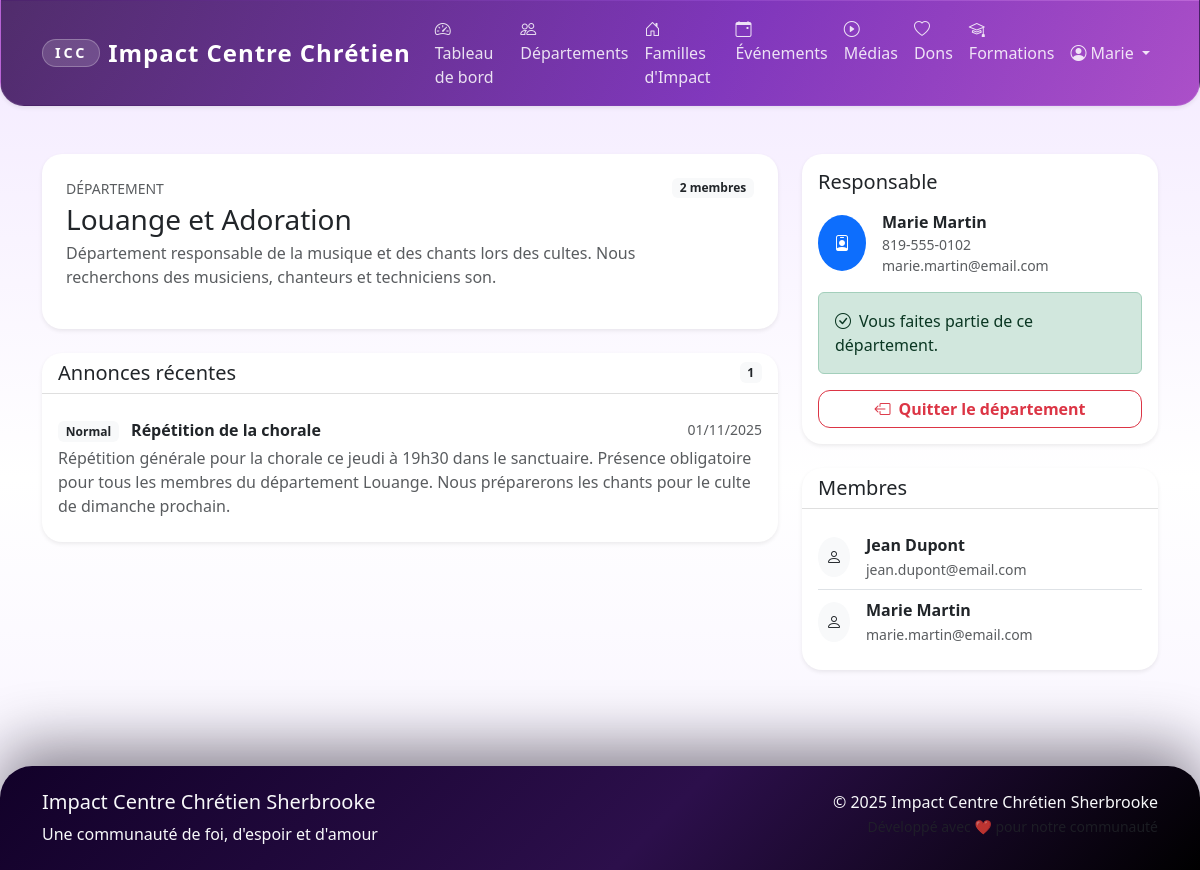
/departments/1 (signed in), run on an earlier commit of the app's database.
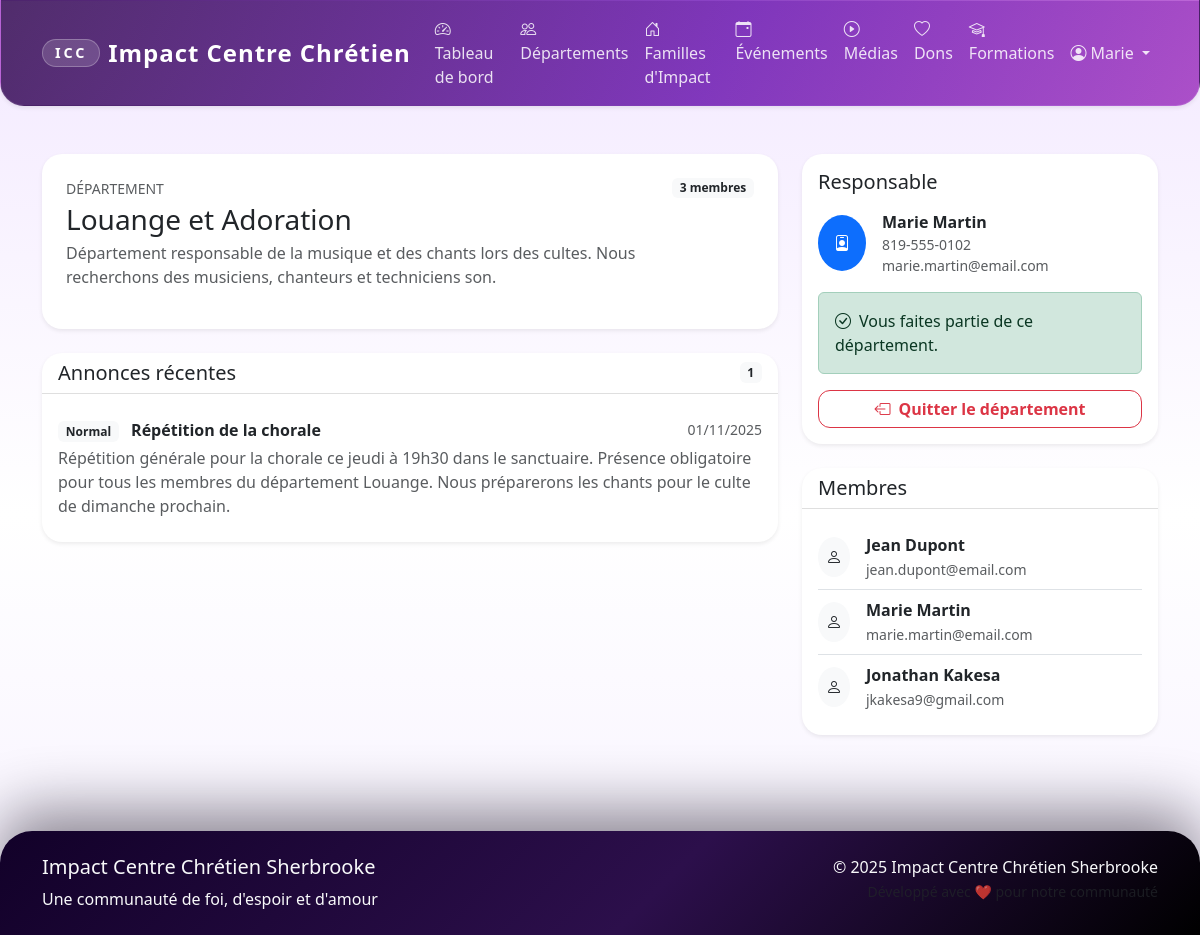
And on a later commit of the database.
### app/models/announcement.py (models this page shows, shortened)
class Announcement(db.Model):
    __tablename__ = 'announcements'
    id = db.Column(db.Integer, primary_key=True)
    title = db.Column(db.String(200), nullable=False)
    content = db.Column(db.Text, nullable=False)
    announcement_type = db.Column(db.String(50), default='General')  # 'General', 'Department', 'Family'
    priority = db.Column(db.String(20), default='Normal')  # 'Low', 'Normal', 'High', 'Urgent'
    target_department_id = db.Column(db.Integer, db.ForeignKey('departments.id'))
    target_family_id = db.Column(db.Integer, db.ForeignKey('families_impact.id'))
    author_id = db.Column(db.Integer, db.ForeignKey('users.id'), nullable=False)
    publish_date = db.Column(db.DateTime, default=datetime.utcnow)
    expiry_date = db.Column(db.DateTime)
    is_active = db.Column(db.Boolean, default=True)
    is_pinned = db.Column(db.Boolean, default=False)
    created_at = db.Column(db.DateTime, default=datetime.utcnow)
    updated_at = db.Column(db.DateTime, default=datetime.utcnow, onupdate=datetime.utcnow)
    author = db.relationship('User', backref='announcements')
    department = db.relationship('Department', back_populates='announcements')
    family = db.relationship('FamilyImpact', back_populates='announcements')

### app/models/user.py (models this page shows, shortened)
class User(UserMixin, db.Model):
    __tablename__ = 'users'
    id = db.Column(db.Integer, primary_key=True)
    email = db.Column(db.String(120), unique=True, nullable=False, index=True)
    password_hash = db.Column(db.String(255), nullable=False)
    first_name = db.Column(db.String(50), nullable=False)
    last_name = db.Column(db.String(50), nullable=False)
    phone = db.Column(db.String(20))
    address = db.Column(db.Text)
    birth_date = db.Column(db.Date)
    gender = db.Column(db.String(10))  # 'M', 'F', 'Autre'
    marital_status = db.Column(db.String(20))  # 'Célibataire', 'Marié(e)', 'Divorcé(e)', 'Veuf/Veuve'
    membership_status = db.Column(db.String(20), default='Nouveau')  # 'Nouveau', 'En formation', 'Baptisé', 'Membre officiel'
    church_role = db.Column(db.String(100))  # 'Choriste', 'Intercesseur', etc.
    role = db.Column(db.String(20), default='Membre')  # 'Admin', 'Responsable Département', 'Responsable Famille', 'Membre'
    is_active = db.Column(db.Boolean, default=True)
    created_at = db.Column(db.DateTime, default=datetime.utcnow)
    updated_at = db.Column(db.DateTime, default=datetime.utcnow, onupdate=datetime.utcnow)
    department_memberships = db.relationship('DepartmentMember', back_populates='user', cascade='all, delete-orphan')
    family_memberships = db.relationship('FamilyMember', back_populates='user', cascade='all, delete-orphan')
    event_participations = db.relationship('EventParticipant', back_populates='user', cascade='all, delete-orphan')
    donations = db.relationship('Donation', back_populates='user', cascade='all, delete-orphan')
    @property
    def full_name(self):
        return f"{self.first_name} {self.last_name}"
    def is_admin(self):
        return self.role == 'Admin'

### app/routes/departments.py (the view)
@departments_bp.route('/<int:department_id>')
@login_required
def detail(department_id):
    department = Department.query.get_or_404(department_id)
    is_member = any(dm.department_id == department_id and dm.is_active
                   for dm in current_user.department_memberships)
    is_responsible = department.responsible_id == current_user.id
    members = db.session.query(User).join(DepartmentMember).filter(
        DepartmentMember.department_id == department_id,
        DepartmentMember.is_active == True
    ).all()
    announcements = [ann for ann in department.announcements if ann.is_active]
    announcements.sort(key=lambda ann: (getattr(ann, 'is_pinned', False), ann.created_at), reverse=True)
    announcements = announcements[:5]
    return render_template('departments/detail.html',
                         department=department,
                         members=members,
                         announcements=announcements,
                         is_member=is_member,
                         is_responsible=is_responsible)

### app/templates/departments/detail.html (shortened to what the changed rows need)
{% extends "base.html" %}
{% block content %}
<div class="container py-4">
    <div class="row g-4">
        <div class="col-lg-8">
            <div class="card border-0 shadow-sm mb-4">
                <div class="card-body p-4">
                    <div class="d-flex justify-content-between align-items-start mb-3">
                        <div>
                            <p class="text-uppercase text-muted small mb-1">Département</p>
                            <h1 class="h3 mb-1">{{ department.name }}</h1>
                            <p class="text-muted mb-0">{{ department.description or "Aucune description fournie." }}</p>
                        </div>
                        <span class="badge bg-light text-dark">
                            {{ members|length }} membre{{ '' if members|length == 1 else 's' }}
                        </span>
                    </div>
                </div>
            </div>
            <div class="card border-0 shadow-sm">
                <div class="card-header bg-transparent d-flex justify-content-between align-items-center">
                    <h2 class="h5 mb-0">Annonces récentes</h2>
                </div>
                <div class="card-body">
                    {% if announcements %}
                        <div class="list-group list-group-flush">
                            {% for announcement in announcements %}
                            <div class="list-group-item px-0">
                                <div class="d-flex justify-content-between align-items-center mb-1">
                                    <div>
                                        <span class="badge bg-light text-dark me-2">{{ announcement.priority }}</span>
                                        <strong>{{ announcement.title }}</strong>
                                    </div>
                                    <small class="text-muted">{{ announcement.created_at.strftime('%d/%m/%Y') }}</small>
                                </div>
                                <p class="mb-0 text-muted">{{ announcement.content }}</p>
                            </div>
                            {% endfor %}
                        </div>
                    {% else %}
                        <p class="text-muted mb-0">Aucune annonce pour ce département.</p>
                    {% endif %}
                </div>
            </div>
        </div>
        <div class="col-lg-4">
            <div class="card border-0 shadow-sm mb-4">
                <div class="card-body">
                    {% if department.responsible %}
                    <div class="d-flex align-items-center mb-3">
                        <div class="bg-primary text-white rounded-circle p-3 me-3">
                            <i class="bi bi-person-badge"></i>
                        </div>
                        <div>
                            <p class="mb-0 fw-semibold">{{ department.responsible.full_name }}</p>
                            {% if department.responsible.phone %}
                            <small class="d-block text-muted">{{ department.responsible.phone }}</small>
                            {% endif %}
                            {% if department.responsible.email %}
                            <small class="d-block text-muted">{{ department.responsible.email }}</small>
                            {% endif %}
                        </div>
                    </div>
                    {% else %}
                    <p class="text-muted">Aucun responsable assigné.</p>
                    {% endif %}
                </div>
            </div>
            <div class="card border-0 shadow-sm">
                <div class="card-body">
                    {% if members %}
                    <ul class="list-group list-group-flush">
                        {% for member in members %}
                        <li class="list-group-item px-0 d-flex align-items-center">
                            <div class="bg-light rounded-circle p-2 me-3">
                                <i class="bi bi-person"></i>
                            </div>
                            <div>
                                <p class="mb-0 fw-semibold">{{ member.full_name }}</p>
                                <small class="text-muted">{{ member.email }}</small>
                            </div>
                        </li>
                        {% endfor %}
                    </ul>
                    {% else %}
                    <p class="text-muted mb-0">Aucun membre inscrit.</p>
                    {% endif %}
                </div>
            </div>
        </div>
    </div>
</div>
{% endblock %}

### app/templates/base.html (shortened to what this page needs)
<!DOCTYPE html>
<html lang="fr">
<head>
    <link href="https://cdn.jsdelivr.net/npm/bootstrap@5.3.2/dist/css/bootstrap.min.css" rel="stylesheet">
    <link href="https://cdn.jsdelivr.net/npm/bootstrap-icons@1.11.1/font/bootstrap-icons.css" rel="stylesheet">
    <link href="{{ url_for('static', filename='css/style.css') }}" rel="stylesheet">
</head>
<body>
    <nav class="navbar navbar-expand-lg navbar-dark icc-navbar shadow-sm">
        <div class="container">
            <a class="navbar-brand fw-bold d-flex align-items-center" href="{{ url_for('main.index') }}">
                <span class="brand-mark me-2">ICC</span>
                Impact Centre Chrétien
            </a>
            <div class="collapse navbar-collapse" id="navbarNav">
                <ul class="navbar-nav me-auto">
                    {% if current_user.is_authenticated %}
                        <li class="nav-item">
                            <a class="nav-link" href="{{ url_for('main.dashboard') }}">
                                <i class="bi bi-speedometer2 me-1"></i>Tableau de bord
                            </a>
                        </li>
                        <li class="nav-item">
                            <a class="nav-link" href="{{ url_for('departments.list') }}">
                                <i class="bi bi-people me-1"></i>Départements
                            </a>
                        </li>
                        <li class="nav-item">
                            <a class="nav-link" href="{{ url_for('families.list') }}">
                                <i class="bi bi-house-door me-1"></i>Familles d'Impact
                            </a>
                        </li>
                        <li class="nav-item">
                            <a class="nav-link" href="{{ url_for('events.list') }}">
                                <i class="bi bi-calendar-event me-1"></i>Événements
                            </a>
                        </li>
                        <li class="nav-item">
                            <a class="nav-link" href="{{ url_for('media.list') }}">
                                <i class="bi bi-play-circle me-1"></i>Médias
                            </a>
                        </li>
                        <li class="nav-item">
                            <a class="nav-link" href="{{ url_for('donations.donate') }}">
                                <i class="bi bi-heart me-1"></i>Dons
                            </a>
                        </li>
                        <li class="nav-item">
                            <a class="nav-link" href="{{ url_for('main.formations') }}">
                                <i class="bi bi-mortarboard me-1"></i>Formations
                            </a>
                        </li>
                    {% endif %}
                </ul>
                <ul class="navbar-nav">
                    {% if current_user.is_authenticated %}
                        <li class="nav-item dropdown">
                            <a class="nav-link dropdown-toggle" href="#" role="button" data-bs-toggle="dropdown">
                                <i class="bi bi-person-circle me-1"></i>{{ current_user.first_name }}
                            </a>
                        </li>
                    {% endif %}
                </ul>
            </div>
        </div>
    </nav>
    <main class="container-fluid py-4">
        {% block content %}{% endblock %}
    </main>
    <footer class="icc-footer text-light py-4 mt-5">
        <div class="container">
            <div class="row">
                <div class="col-md-6">
                    <h5>Impact Centre Chrétien Sherbrooke</h5>
                    <p class="mb-0">Une communauté de foi, d'espoir et d'amour</p>
                </div>
                <div class="col-md-6 text-md-end">
                    <p class="mb-0">&copy; {{ current_year() }} Impact Centre Chrétien Sherbrooke</p>
                    <small class="text-muted">Développé avec ❤️ pour notre communauté</small>
                </div>
            </div>
        </div>
    </footer>
</body>
</html>

What changed in the data, as far as the page shows it:
added User: full_name "Jonathan Kakesa", email "jkakesa9@gmail.com"
Also different on the page:
{{ members|length }}: "2" → "3"
